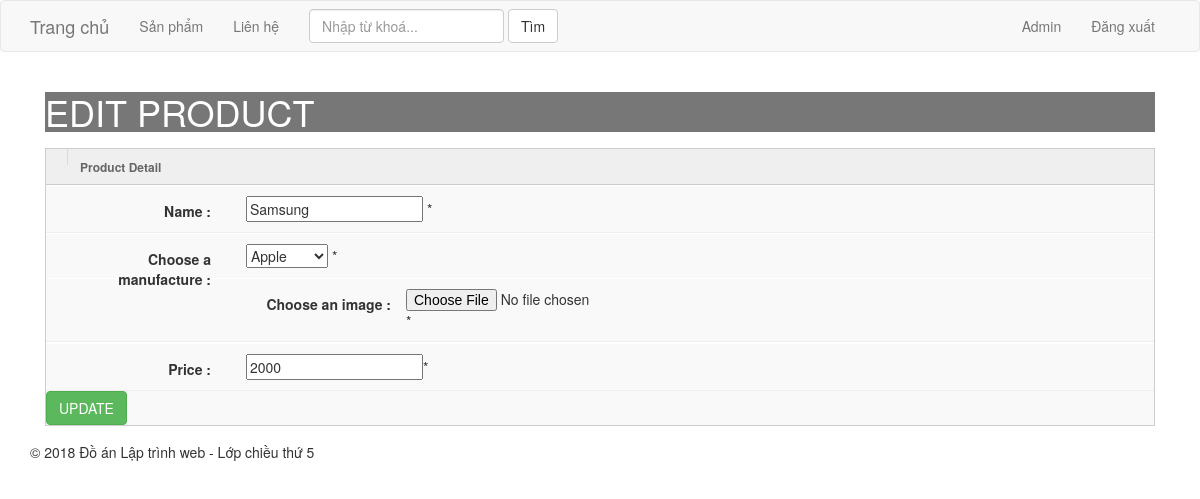
The page /editproduct.php?id=60 (signed in) on the database its author committed.
### tables this page shows
CREATE TABLE IF NOT EXISTS `products` (
  `id` int(11) NOT NULL AUTO_INCREMENT,
  `brand` varchar(255) NOT NULL,
  `name` varchar(255) NOT NULL,
  `price` int(11) NOT NULL,
  PRIMARY KEY (`id`)
);

### app/product.php (called while the page is built, shortened)
<?php
class product extends db{
	public function getProductById($id){
		$sql = "SELECT * FROM products WHERE id = $id";
		$result = self::$conn->query($sql);
		return $this->getData($result);
	}
}

### app/db.php (called while the page is built, shortened)
<?php
class db{
    public function getData($obj)
    {
        $arr = array();
        while ($row = $obj->fetch_assoc())
        {
            $arr[] = $row;
        }
        return $arr;
    }
}

### editproduct.php (the view, shortened to what this page needs)
<!DOCTYPE html>
<html lang="en">
<head>
    <link rel="stylesheet" href="public/vendor/bootstrap/css/bootstrap.min.css">
    <link rel="stylesheet" href="public/css/style.css">
    <link rel="stylesheet" href="public/css/login.css">
    <link rel="stylesheet" href="public/css/matrix-style.css"/>
</head>
<body>
    <header>
    <nav class="navbar navbar-default" role="navigation">
        <div class="container">
            <div class="navbar-header">
                <a class="navbar-brand" href="index.php">Trang chủ</a>
            </div>
            <div class="collapse navbar-collapse navbar-ex1-collapse">
                <ul class="nav navbar-nav">
                    <li class="dropdown">
                        <a href="#" class="dropdown-toggle" data-toggle="dropdown">Sản phẩm</a>
                    </li>
                    <li><a href="contact.php">Liên hệ</a></li>
                </ul>
            <form action="search.php" class="navbar-form navbar-left" role="search" method="GET">
                <div class="form-group">
                    <input type="text" class="form-control" placeholder="Nhập từ khoá..." name="key">
                </div>
                <button type="submit" class="btn btn-default">Tìm</button>
            </form>
                <ul class="nav navbar-nav navbar-right">
                    <?php
                     if (isset($_SESSION['user']))
                     {
                         if ($_SESSION['user'] == 'admin')
                             echo '<li class="dropdown">
                             <a href="#" class="dropdown-toggle" data-toggle="dropdown">Admin</a>
                             <ul class="dropdown-menu">
                                <li><a href="admin.php">Quản lý</a></li>
                                <li><a href="addnewproduct.php">Thêm sản phẩm</a></li>
                          </ul>
                         </li>';
                         else
                             echo '<li><a href="cart.php">Giỏ hàng</a></li>';
                     }
                     else
                             echo '<li><a href="cart.php">Giỏ hàng</a></li>';
                     if(isset($_SESSION['user'])){
                         $logout = '<li><a href="logout.php">Đăng xuất</a></li>';
                         echo $logout;
                     }
                     else{
                         $login = '<li><a href="login.php">Đăng nhập</a></li>';
                         echo $login;
                     }
                     ?>
                </ul>
            </div>
        </div>
    </nav>
    </header>
    <div class="container">
        <div class="header col-md-12">
            <h1>EDIT PRODUCT</h1>
            <div class="span12">
                <div class="widget-box">
                    <div class="widget-title"> <span class="icon"> <i class="icon-align-justify"></i> </span>
                        <h5>Product Detail</h5>
                    </div>
                    <div class="widget-content nopadding">
                        <?php
                            $id = $_GET['id'];
                            $product = new product();
                            $productById = $product->getProductById($id);
                         ?>
                        <form action="edit.php" method="post" class="form-horizontal" enctype="multipart/form-data">
                            <div class="control-group">
                                <label class="control-label col-md-3">Name :</label>
                                <div class="controls">
                                    <input type="text" class="span11" placeholder="Product name" name="name" value="<?php echo $productById[0]['name'] ?>" /> *
                                </div>
                            </div>
                            <div class="control-group">
                                <label class="control-label col-md-3">Choose a manufacture :</label>
                                <div class="controls">
                                    <select name="brand" value="<?php echo $productById[0]['brand'] ?>" >
                                        <option value="Apple">Apple</option>
                                    </select> *
                                </div>
                                <div class="control-group">
                                    <label class="control-label col-md-3">Choose an image :</label>
                                    <div class="controls">
                                        <input type="file" name="fileUpload" id="fileUpload" value="<?php echo $productById[0]['img'] ?>">*
                                    </div>
                                </div>
                                <div class="control-group">
                                    <div class="control-group">
                                        <label class="control-label col-md-3">Price :</label>
                                        <div class="controls">
                                            <input type="text" class="span11" placeholder="price" name = "price" value="<?php echo $productById[0]['price'] ?>">*
                                        </div>
                                    </div>
                                    <div class="form-actions">
                                        <button type="submit" class="btn btn-success">UPDATE</button>
                                    </div>
                                </div>
                        </form>
                    </div>
                </div>
            </div>
        </div>
    </div>
</body>
    <footer>
        <p>© 2018 Đồ án Lập trình web - Lớp chiều thứ 5</p>
    </footer>
</html>

### public/css/style.css (style rules this page uses)
body { margin: 0; }

### public/css/matrix-style.css (style rules this page uses)
.stat-boxes .peity_bar_good, .stat-boxes .peity_line_good, { color: #459D1C; }
.widget-box { background: none repeat scroll 0 0 #F9F9F9; border-left: 1px solid #CDCDCD; border-top: 1px solid #CDCDCD; border-right: 1px solid #CDCDCD; clear: both; margin-top: 16px; margin-bottom: 16px; position: relative; }
.widget-title, .modal-header, .table th, div.dataTables_wrapper .ui-widget-header { background:#efefef; border-bottom: 1px solid #CDCDCD; height: 36px; }
.widget-title span.icon { padding: 9px 10px 7px 11px; float: left; border-right:1px solid #dadada; }
.widget-title h5 { color: #666; float: left; font-size: 12px; font-weight: bold; padding: 12px; line-height: 12px; margin: 0; }
.widget-content { padding:15px; border-bottom: 1px solid #cdcdcd; }
.nopadding { padding: 0 !important; }
form { margin-bottom: 0; }
.form-horizontal .control-group { border-top: 1px solid #ffffff; border-bottom: 1px solid #eeeeee; margin-bottom: 0; }
.form-horizontal .control-group:last-child { border-bottom: 0; }
.form-horizontal .control-label { padding-top: 15px; width: 180px; }
.form-horizontal .controls { margin-left: 200px; padding: 10px 0; }
.form-horizontal .form-actions { margin-top: 0; margin-bottom: 0; }

### editproduct.php (style rules this page uses)
h1 { color: white; background: #777777; }

### rows shown on the page
products: name "Samsung", brand "Apple", price "2000"
